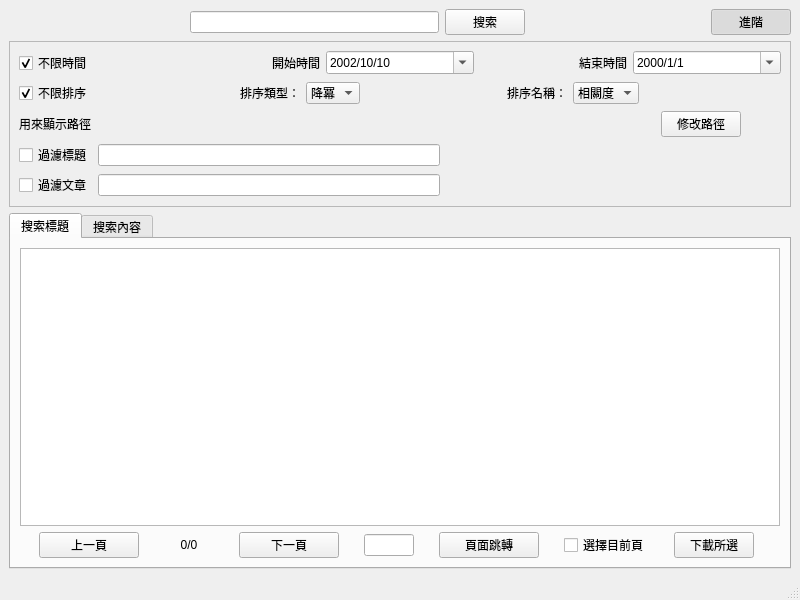
<?xml version="1.0" encoding="UTF-8"?>
<ui version="4.0">
 <class>MainWindow</class>
 <widget class="QMainWindow" name="MainWindow">
  <property name="geometry">
   <rect>
    <x>0</x>
    <y>0</y>
    <width>800</width>
    <height>600</height>
   </rect>
  </property>
  <property name="windowTitle">
   <string>券商報告取得系統</string>
  </property>
  <widget class="QWidget" name="centralwidget">
   <layout class="QVBoxLayout" name="verticalLayout_4">
    <item>
     <layout class="QHBoxLayout" name="horizontalLayout_2">
      <item>
       <spacer name="horizontalSpacer">
        <property name="orientation">
         <enum>Qt::Horizontal</enum>
        </property>
        <property name="sizeHint" stdset="0">
         <size>
          <width>40</width>
          <height>20</height>
         </size>
        </property>
       </spacer>
      </item>
      <item>
       <widget class="QLineEdit" name="lineEdit">
        <property name="minimumSize">
         <size>
          <width>249</width>
          <height>20</height>
         </size>
        </property>
       </widget>
      </item>
      <item>
       <widget class="QPushButton" name="pushButton_search">
        <property name="text">
         <string>搜索</string>
        </property>
       </widget>
      </item>
      <item>
       <spacer name="horizontalSpacer_3">
        <property name="orientation">
         <enum>Qt::Horizontal</enum>
        </property>
        <property name="sizeHint" stdset="0">
         <size>
          <width>40</width>
          <height>20</height>
         </size>
        </property>
       </spacer>
      </item>
      <item>
       <widget class="QPushButton" name="pushButton_setting_advanced">
        <property name="text">
         <string>進階</string>
        </property>
        <property name="checkable">
         <bool>true</bool>
        </property>
        <property name="checked">
         <bool>true</bool>
        </property>
        <property name="default">
         <bool>false</bool>
        </property>
        <property name="flat">
         <bool>false</bool>
        </property>
       </widget>
      </item>
     </layout>
    </item>
    <item>
     <widget class="QFrame" name="frame_advanced">
      <property name="frameShape">
       <enum>QFrame::StyledPanel</enum>
      </property>
      <property name="frameShadow">
       <enum>QFrame::Raised</enum>
      </property>
      <layout class="QVBoxLayout" name="verticalLayout_3">
       <item>
        <layout class="QHBoxLayout" name="horizontalLayout">
         <item>
          <widget class="QCheckBox" name="checkBox_unlimite_time_flag">
           <property name="text">
            <string>不限時間</string>
           </property>
           <property name="checked">
            <bool>true</bool>
           </property>
          </widget>
         </item>
         <item>
          <widget class="QLabel" name="label">
           <property name="layoutDirection">
            <enum>Qt::LeftToRight</enum>
           </property>
           <property name="text">
            <string>開始時間</string>
           </property>
           <property name="alignment">
            <set>Qt::AlignRight|Qt::AlignTrailing|Qt::AlignVCenter</set>
           </property>
          </widget>
         </item>
         <item>
          <widget class="QDateEdit" name="dateEdit">
           <property name="enabled">
            <bool>true</bool>
           </property>
           <property name="sizePolicy">
            <sizepolicy hsizetype="Minimum" vsizetype="Fixed">
             <horstretch>0</horstretch>
             <verstretch>0</verstretch>
            </sizepolicy>
           </property>
           <property name="maximumSize">
            <size>
             <width>400</width>
             <height>16777215</height>
            </size>
           </property>
           <property name="dateTime">
            <datetime>
             <hour>0</hour>
             <minute>0</minute>
             <second>0</second>
             <year>2002</year>
             <month>10</month>
             <day>10</day>
            </datetime>
           </property>
           <property name="displayFormat">
            <string>yyyy/M/d</string>
           </property>
           <property name="calendarPopup">
            <bool>true</bool>
           </property>
           <property name="date">
            <date>
             <year>2002</year>
             <month>10</month>
             <day>10</day>
            </date>
           </property>
          </widget>
         </item>
         <item>
          <widget class="QLabel" name="label_2">
           <property name="text">
            <string>結束時間</string>
           </property>
           <property name="alignment">
            <set>Qt::AlignRight|Qt::AlignTrailing|Qt::AlignVCenter</set>
           </property>
          </widget>
         </item>
         <item>
          <widget class="QDateEdit" name="dateEdit_2">
           <property name="displayFormat">
            <string>yyyy/M/d</string>
           </property>
           <property name="calendarPopup">
            <bool>true</bool>
           </property>
          </widget>
         </item>
        </layout>
       </item>
       <item>
        <layout class="QHBoxLayout" name="horizontalLayout_3">
         <item>
          <widget class="QCheckBox" name="checkBox_sort_flag">
           <property name="text">
            <string>不限排序</string>
           </property>
           <property name="checked">
            <bool>true</bool>
           </property>
          </widget>
         </item>
         <item>
          <spacer name="horizontalSpacer_2">
           <property name="orientation">
            <enum>Qt::Horizontal</enum>
           </property>
           <property name="sizeHint" stdset="0">
            <size>
             <width>40</width>
             <height>20</height>
            </size>
           </property>
          </spacer>
         </item>
         <item>
          <widget class="QLabel" name="label_3">
           <property name="text">
            <string>排序類型：</string>
           </property>
          </widget>
         </item>
         <item>
          <widget class="QComboBox" name="comboBox_type">
           <property name="sizePolicy">
            <sizepolicy hsizetype="Fixed" vsizetype="Fixed">
             <horstretch>0</horstretch>
             <verstretch>0</verstretch>
            </sizepolicy>
           </property>
           <item>
            <property name="text">
             <string>降冪</string>
            </property>
           </item>
           <item>
            <property name="text">
             <string>昇冪</string>
            </property>
           </item>
          </widget>
         </item>
         <item>
          <spacer name="horizontalSpacer_6">
           <property name="orientation">
            <enum>Qt::Horizontal</enum>
           </property>
           <property name="sizeHint" stdset="0">
            <size>
             <width>40</width>
             <height>20</height>
            </size>
           </property>
          </spacer>
         </item>
         <item>
          <widget class="QLabel" name="label_4">
           <property name="text">
            <string>排序名稱：</string>
           </property>
          </widget>
         </item>
         <item>
          <widget class="QComboBox" name="comboBox_name">
           <property name="sizePolicy">
            <sizepolicy hsizetype="Fixed" vsizetype="Fixed">
             <horstretch>0</horstretch>
             <verstretch>0</verstretch>
            </sizepolicy>
           </property>
           <item>
            <property name="text">
             <string>相關度</string>
            </property>
           </item>
           <item>
            <property name="text">
             <string>時間</string>
            </property>
           </item>
           <item>
            <property name="text">
             <string>代碼</string>
            </property>
           </item>
          </widget>
         </item>
         <item>
          <spacer name="horizontalSpacer_4">
           <property name="orientation">
            <enum>Qt::Horizontal</enum>
           </property>
           <property name="sizeHint" stdset="0">
            <size>
             <width>40</width>
             <height>20</height>
            </size>
           </property>
          </spacer>
         </item>
        </layout>
       </item>
       <item>
        <layout class="QHBoxLayout" name="horizontalLayout_7">
         <item>
          <widget class="QLabel" name="label_show_path">
           <property name="layoutDirection">
            <enum>Qt::LeftToRight</enum>
           </property>
           <property name="text">
            <string>用來顯示路徑</string>
           </property>
           <property name="alignment">
            <set>Qt::AlignLeading|Qt::AlignLeft|Qt::AlignVCenter</set>
           </property>
          </widget>
         </item>
         <item>
          <widget class="QPushButton" name="pushButton_change_save_path">
           <property name="sizePolicy">
            <sizepolicy hsizetype="Fixed" vsizetype="Fixed">
             <horstretch>0</horstretch>
             <verstretch>0</verstretch>
            </sizepolicy>
           </property>
           <property name="text">
            <string>修改路徑</string>
           </property>
          </widget>
         </item>
         <item>
          <spacer name="horizontalSpacer_5">
           <property name="orientation">
            <enum>Qt::Horizontal</enum>
           </property>
           <property name="sizeType">
            <enum>QSizePolicy::Preferred</enum>
           </property>
           <property name="sizeHint" stdset="0">
            <size>
             <width>40</width>
             <height>20</height>
            </size>
           </property>
          </spacer>
         </item>
        </layout>
       </item>
       <item>
        <layout class="QGridLayout" name="gridLayout">
         <item row="0" column="1">
          <widget class="QLineEdit" name="lineEdit_filter_title">
           <property name="toolTip">
            <string>&lt;html&gt;&lt;head/&gt;&lt;body&gt;&lt;p&gt;&lt;span style=&quot; font-weight:600;&quot;&gt;用來過濾標題和內容搜索&lt;/span&gt;，只針對返回的標題進行過濾，語法範例：&lt;/p&gt;&lt;p&gt;&lt;span style=&quot; color:#ff0000;&quot;&gt;中國&amp;amp;中車&amp;amp;(年度|季度)&lt;/span&gt;&lt;/p&gt;&lt;p&gt;表示僅顯示標題中含有中國，中車，年度or季度關鍵&lt;span style=&quot; font-weight:600;&quot;&gt;(年度、季度二選一)&lt;/span&gt;關鍵字的結果。&lt;/p&gt;&lt;p&gt;該過濾規則同樣適用於下載。&lt;/p&gt;&lt;p&gt;&lt;br/&gt;&lt;/p&gt;&lt;/body&gt;&lt;/html&gt;</string>
           </property>
           <property name="whatsThis">
            <string>&lt;html&gt;&lt;head/&gt;&lt;body&gt;&lt;p&gt;&lt;br/&gt;&lt;/p&gt;&lt;/body&gt;&lt;/html&gt;</string>
           </property>
          </widget>
         </item>
         <item row="0" column="0">
          <widget class="QCheckBox" name="checkBox_filter_title">
           <property name="text">
            <string>過濾標題</string>
           </property>
          </widget>
         </item>
         <item row="1" column="1">
          <widget class="QLineEdit" name="lineEdit_filter_content">
           <property name="toolTip">
            <string>&lt;html&gt;&lt;head/&gt;&lt;body&gt;&lt;p&gt;&lt;span style=&quot; font-weight:600;&quot;&gt;只用來過濾內容搜索&lt;/span&gt;，只針對返回的文章內容進行過濾&lt;span style=&quot; font-weight:600;&quot;&gt;（若未返回文章內容，則不進行過濾）&lt;/span&gt;，語法範例：&lt;/p&gt;&lt;p&gt;&lt;span style=&quot; color:#ff0000;&quot;&gt;中國&amp;amp;中車&amp;amp;(年度|季度)&lt;/span&gt;&lt;/p&gt;&lt;p&gt;表示僅顯示標題中含有中國，中車，年度or季度&lt;span style=&quot; font-weight:600;&quot;&gt;(年度、季度二選一)&lt;/span&gt;關鍵字的結果。&lt;/p&gt;&lt;p&gt;該過濾規則同樣適用於下載。&lt;/p&gt;&lt;p&gt;&lt;br/&gt;&lt;/p&gt;&lt;/body&gt;&lt;/html&gt;</string>
           </property>
          </widget>
         </item>
         <item row="1" column="0">
          <widget class="QCheckBox" name="checkBox_filter_content">
           <property name="text">
            <string>過濾文章</string>
           </property>
          </widget>
         </item>
         <item row="0" column="2">
          <spacer name="horizontalSpacer_7">
           <property name="orientation">
            <enum>Qt::Horizontal</enum>
           </property>
           <property name="sizeHint" stdset="0">
            <size>
             <width>40</width>
             <height>20</height>
            </size>
           </property>
          </spacer>
         </item>
         <item row="1" column="2">
          <spacer name="horizontalSpacer_8">
           <property name="orientation">
            <enum>Qt::Horizontal</enum>
           </property>
           <property name="sizeHint" stdset="0">
            <size>
             <width>40</width>
             <height>20</height>
            </size>
           </property>
          </spacer>
         </item>
        </layout>
       </item>
      </layout>
     </widget>
    </item>
    <item>
     <widget class="QTabWidget" name="tabWidget_title">
      <property name="currentIndex">
       <number>0</number>
      </property>
      <widget class="QWidget" name="tab_title">
       <attribute name="title">
        <string>搜索標題</string>
       </attribute>
       <layout class="QVBoxLayout" name="verticalLayout_2">
        <item>
         <widget class="QTableWidget" name="tableWidget_title"/>
        </item>
        <item>
         <layout class="QHBoxLayout" name="horizontalLayout_4">
          <item>
           <widget class="QPushButton" name="pushButton_title_up">
            <property name="maximumSize">
             <size>
              <width>100</width>
              <height>16777215</height>
             </size>
            </property>
            <property name="text">
             <string>上一頁</string>
            </property>
           </widget>
          </item>
          <item>
           <widget class="QLabel" name="label_page_info_title">
            <property name="maximumSize">
             <size>
              <width>50</width>
              <height>16777215</height>
             </size>
            </property>
            <property name="text">
             <string>0/0</string>
            </property>
            <property name="alignment">
             <set>Qt::AlignCenter</set>
            </property>
           </widget>
          </item>
          <item>
           <widget class="QPushButton" name="pushButton_title_down">
            <property name="maximumSize">
             <size>
              <width>100</width>
              <height>16777215</height>
             </size>
            </property>
            <property name="text">
             <string>下一頁</string>
            </property>
           </widget>
          </item>
          <item>
           <widget class="QLineEdit" name="lineEdit_title_page">
            <property name="maximumSize">
             <size>
              <width>50</width>
              <height>16777215</height>
             </size>
            </property>
           </widget>
          </item>
          <item>
           <widget class="QPushButton" name="pushButton_title_jump_to">
            <property name="maximumSize">
             <size>
              <width>100</width>
              <height>16777215</height>
             </size>
            </property>
            <property name="text">
             <string>頁面跳轉</string>
            </property>
           </widget>
          </item>
          <item>
           <widget class="QCheckBox" name="checkBox_select_title">
            <property name="sizePolicy">
             <sizepolicy hsizetype="Fixed" vsizetype="Fixed">
              <horstretch>0</horstretch>
              <verstretch>0</verstretch>
             </sizepolicy>
            </property>
            <property name="text">
             <string>選擇目前頁</string>
            </property>
           </widget>
          </item>
          <item>
           <widget class="QPushButton" name="pushButton_download_select_title">
            <property name="sizePolicy">
             <sizepolicy hsizetype="Fixed" vsizetype="Fixed">
              <horstretch>0</horstretch>
              <verstretch>0</verstretch>
             </sizepolicy>
            </property>
            <property name="text">
             <string>下載所選</string>
            </property>
           </widget>
          </item>
         </layout>
        </item>
       </layout>
      </widget>
      <widget class="QWidget" name="tab_content">
       <attribute name="title">
        <string>搜索內容</string>
       </attribute>
       <layout class="QVBoxLayout" name="verticalLayout">
        <item>
         <widget class="QTableWidget" name="tableWidget_content"/>
        </item>
        <item>
         <layout class="QHBoxLayout" name="horizontalLayout_5">
          <property name="sizeConstraint">
           <enum>QLayout::SetDefaultConstraint</enum>
          </property>
          <item>
           <widget class="QPushButton" name="pushButton_content_up">
            <property name="maximumSize">
             <size>
              <width>100</width>
              <height>16777215</height>
             </size>
            </property>
            <property name="text">
             <string>上一頁</string>
            </property>
           </widget>
          </item>
          <item>
           <widget class="QLabel" name="label_page_info_content">
            <property name="maximumSize">
             <size>
              <width>50</width>
              <height>16777215</height>
             </size>
            </property>
            <property name="layoutDirection">
             <enum>Qt::LeftToRight</enum>
            </property>
            <property name="text">
             <string>0/0</string>
            </property>
            <property name="alignment">
             <set>Qt::AlignCenter</set>
            </property>
           </widget>
          </item>
          <item>
           <widget class="QPushButton" name="pushButton_content_down">
            <property name="maximumSize">
             <size>
              <width>100</width>
              <height>16777215</height>
             </size>
            </property>
            <property name="text">
             <string>下一頁</string>
            </property>
           </widget>
          </item>
          <item>
           <widget class="QLineEdit" name="lineEdit_content_page">
            <property name="maximumSize">
             <size>
              <width>50</width>
              <height>16777215</height>
             </size>
            </property>
           </widget>
          </item>
          <item>
           <widget class="QPushButton" name="pushButton_content_jump_to">
            <property name="maximumSize">
             <size>
              <width>100</width>
              <height>16777215</height>
             </size>
            </property>
            <property name="text">
             <string>頁面跳轉</string>
            </property>
           </widget>
          </item>
          <item>
           <widget class="QCheckBox" name="checkBox_select_content">
            <property name="sizePolicy">
             <sizepolicy hsizetype="Fixed" vsizetype="Fixed">
              <horstretch>0</horstretch>
              <verstretch>0</verstretch>
             </sizepolicy>
            </property>
            <property name="text">
             <string>選擇目前頁</string>
            </property>
           </widget>
          </item>
          <item>
           <widget class="QPushButton" name="pushButton_download_select_content">
            <property name="sizePolicy">
             <sizepolicy hsizetype="Fixed" vsizetype="Fixed">
              <horstretch>0</horstretch>
              <verstretch>0</verstretch>
             </sizepolicy>
            </property>
            <property name="text">
             <string>下載所選</string>
            </property>
           </widget>
          </item>
         </layout>
        </item>
       </layout>
      </widget>
     </widget>
    </item>
   </layout>
  </widget>
  <widget class="QMenuBar" name="menubar">
   <property name="geometry">
    <rect>
     <x>0</x>
     <y>0</y>
     <width>800</width>
     <height>23</height>
    </rect>
   </property>
  </widget>
  <widget class="QStatusBar" name="statusbar"/>
 </widget>
 <resources/>
 <connections/>
</ui>
